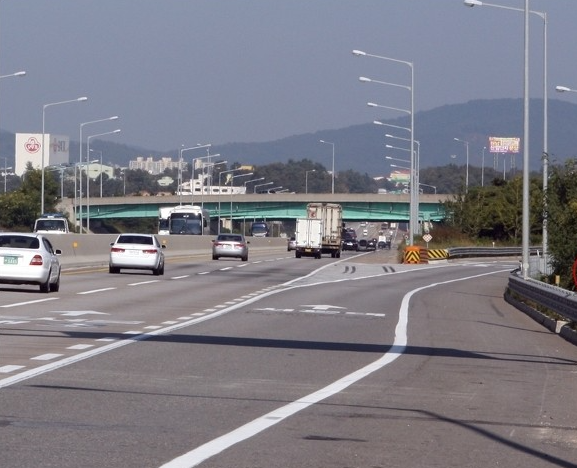
#> input picture curved_roi/fov.png, 577 x 468 px
$ python test_curved.py
#> lines starting #> are read from the running program, lines starting #| are printed output that depends on the picture; after the words box and inside, x2 and y2 are one past the last pixel; in counts of white or black regions, pixels touching at a corner belong together
import numpy as np
import matplotlib.pyplot as plt
import cv2 as cv

img=cv.imread('fov.png')
#> img is the input picture: shape (468, 577, 3); mean B, G, R 134.1, 125, 126.1
# print(img)
print('img_shape',img.shape)
#| img_shape (468, 577, 3)
height,width,channel=img.shape
#> height = 468; width = 577; channel = 3
print("height :{} \nwidth:{} \nchannel :{}".format(height,width,channel))
#| height :468
#| width:577
#| channel :3
# x=np.arange(0,height-1,0.5)
# y=np.arange(0,width-1,0.5)
x_values=np.arange(60,100,0.01)
y_values=np.arange(40,80,0.01)
y=y_values+100*np.random.randn(len(y_values))
# print(len(y))
print(len(x_values))
print(len(y_values))
fp1=np.polyfit(x_values,y,4)
f1=np.poly1d(fp1)
print(f1)

plt.plot(x_values,f1(x_values),lw=2,color='yellow')

curve=np.column_stack((x_values.astype(np.int32),f1(x_values).astype(np.int32)))
cv.polylines(img,[curve],False,(0,255,255))
#> img: shape (468, 577, 3); 0.03% of pixels changed, all inside (x1, y1, x2, y2) = (60, 39, 100, 86)

cv.imshow('img',img)
cv.waitKey(0)
cv.destroyAllWindows(0)


# print(x)
# print(y)
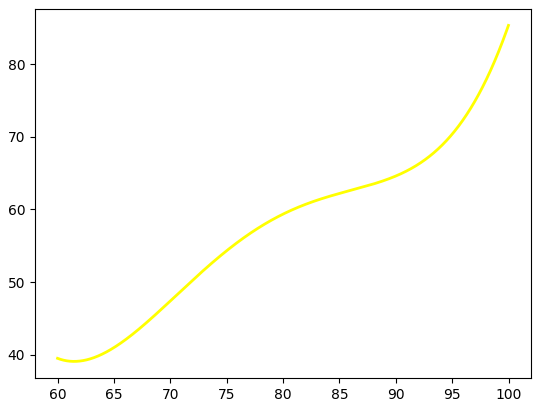
#> figure drawn by matplotlib, 1 panel; curve peaks at x = 99.99, y = 85.32
